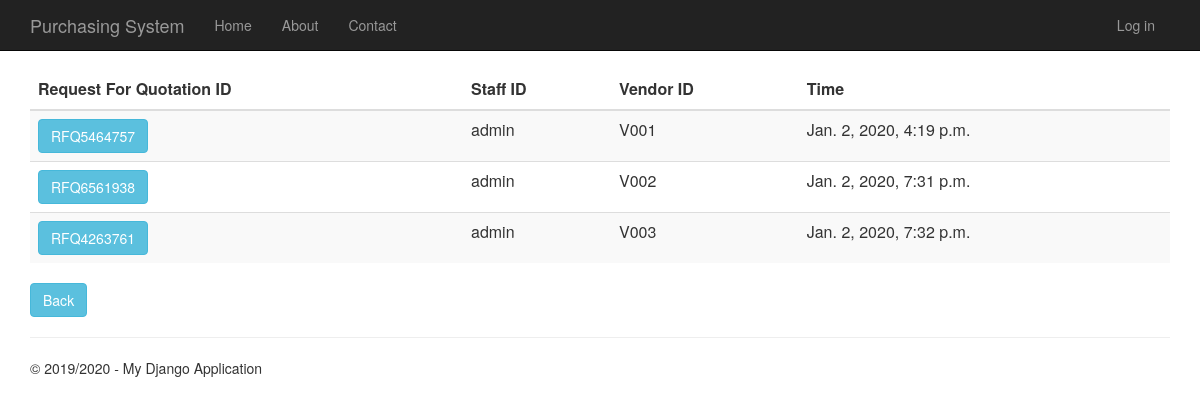
The page /requestforquotationhistory on the database as committed earlier.
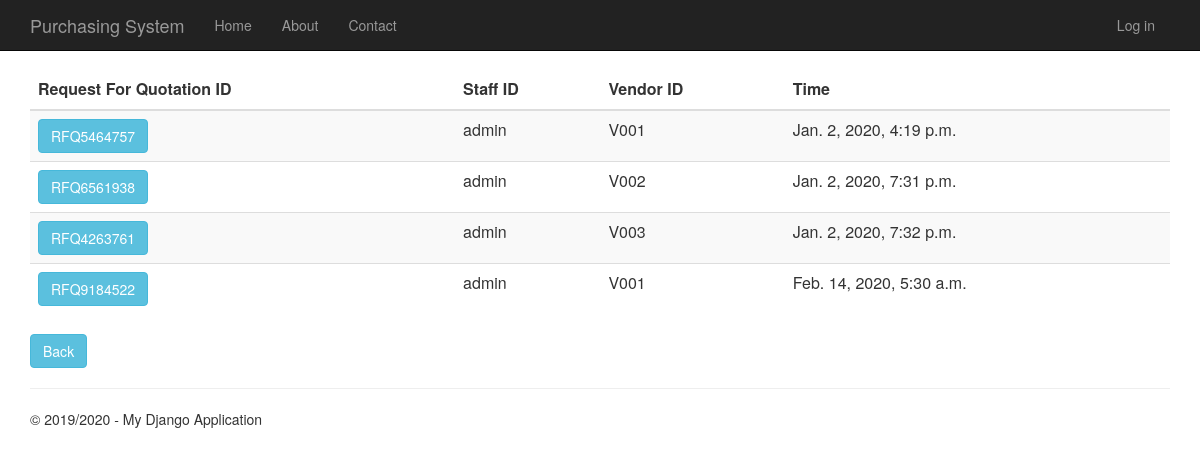
The same page on the database as committed later.
### RequestForQuotation/models.py (models this page shows)
class RequestForQuotation(models.Model):
    request_for_quotation_id = models.CharField(primary_key=True, max_length=10)
    time_created = models.DateTimeField()
    description = models.TextField(null=True,default=None, blank=True)
    total_price = models.DecimalField(max_digits=10, decimal_places=2, default=Decimal('0.00'))
    person_id = models.ForeignKey(Person, on_delete = models.CASCADE)
    vendor_id = models.ForeignKey(Vendor, on_delete = models.CASCADE)
    purchase_requisition_id = models.ForeignKey(PurchaseRequisition, on_delete = models.CASCADE)
    def __str__(self):
        return str(self.request_for_quotation_id)

### app/models.py (models this page shows, shortened)
class Person(models.Model):
    user_id = models.OneToOneField(User)
    person_id = models.CharField(primary_key=True, max_length=10)
    person_name = models.TextField()
    person_address = models.TextField()
    person_phone_number = models.TextField()
    person_role = models.TextField(default = 'EMPLOYEE')

class Vendor(models.Model):
    vendor_id = models.CharField(primary_key=True, max_length=10)
    vendor_name = models.TextField()
    vendor_phone_number = models.TextField()
    vendor_address = models.TextField()
    vendor_email = models.TextField()
    def __str__(self):
        return str(self.vendor_id)

### RequestForQuotation/views.py (the view)
# urls.py: url(r'^requestforquotationhistory', RequestForQuotation.views.requestforquotationhistory, name="request_of_quotation_history"),
def requestforquotationhistory(request):
        request_for_quotations = RequestForQuotation.objects.all()
        print(request_for_quotations)
        context = {
            'title':'Request For Quotation History',
            'rows':request_for_quotations,
            'year':'2019/2020'
            }
        return render(request,'RequestForQuotation/requestforquotationhistory.html',context)

### RequestForQuotation/templates/RequestForQuotation/requestforquotationhistory.html
﻿{% extends "app/layout.html" %}
{% block content %}
<div class="purchaseorderhistory margintop">
    <form action="requestforquotationhistorydetails" method="GET">
        <table class="table table-striped margintop">
          <thead>
            <tr>
              <th scope="col">Request For Quotation ID</th>
              <th scope="col">Staff ID</th>
              <th scope="col">Vendor ID</th>
              <th scope="col">Time</th>
            </tr>
          </thead>
          <tbody>
              {% for r in rows %}
            <tr>
                 <td><button type="submit" name="rfq_id" value="{{r.request_for_quotation_id}}" class="btn btn-info" >{{r.request_for_quotation_id}}</button></td>
                 <td>{{r.person_id.person_id}}</td>
                 <td>{{r.vendor_id}}</td>
                 <td>{{r.time_created}}</td>
            </tr>
              {% endfor %}
          </tbody>
        </table>
    </form>
       <form action="menu">
        <div class="margintop">
            <button type="submit" class="btn btn-info" >Back</button>
        </div>
    </form>
</div>
{% endblock %}

Rows that differ between the two databases and show on the page:
added RequestForQuotation: request_for_quotation_id "RFQ9184522", person_id.person_id "admin", vendor_id "V001", time_created "Feb. 14, 2020, 5:30 a.m."
